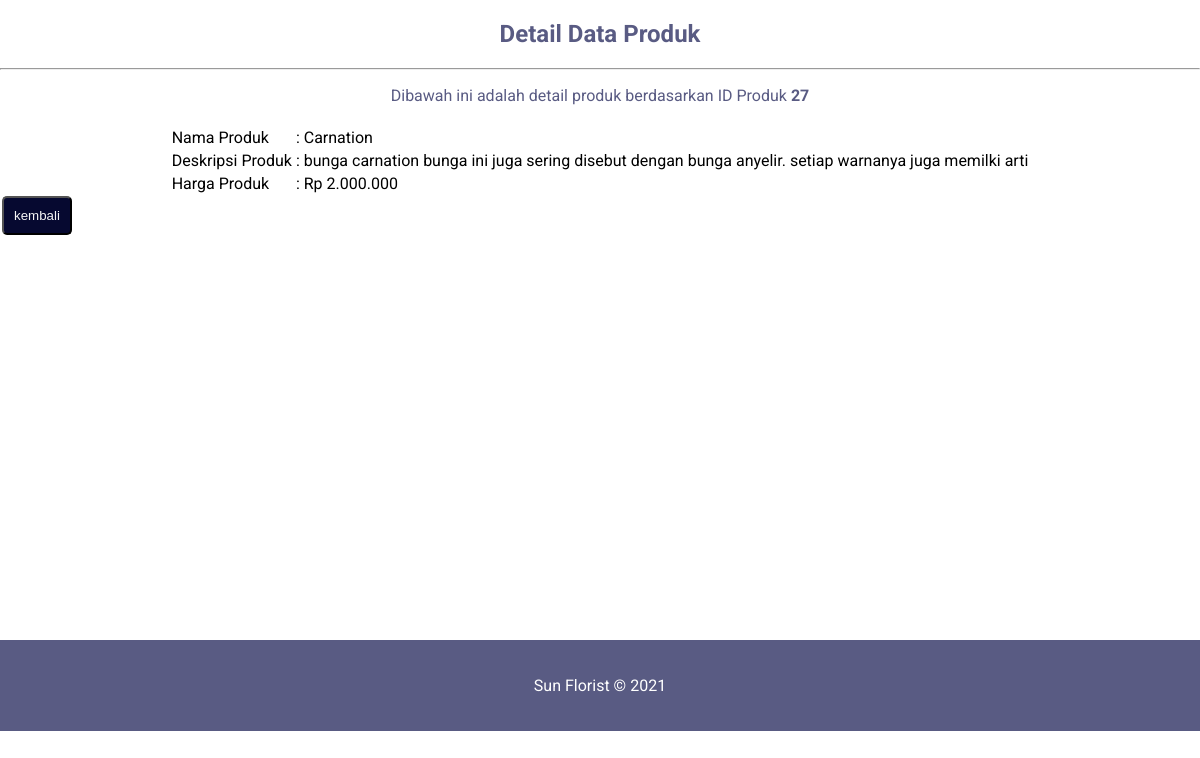
/view.php?id=27, run on the app's committed database.
### tables this page shows
CREATE TABLE `produk` (
  `id` int(11) NOT NULL,
  `nama_produk` varchar(50) NOT NULL,
  `harga` int(14) NOT NULL,
  `deskripsi` text NOT NULL
);

### view.php (the view, shortened to what this page needs)
<?php
    include('config.php');
    if(isset($_GET['id'])){
      $id = $_GET['id'];
    $query = mysqli_query($koneksi, "select * from produk where id = '$id'");
    $result = mysqli_fetch_array($query);
    }
?>
<!DOCTYPE html>
<html lang="en">
<head>
</head>
<body>
	<h2 class="judul">Detail Data Produk</h2>
	<hr>
	<p class="judul">Dibawah ini adalah detail produk berdasarkan ID Produk </i><b><?php echo $id?></b></p>
    <table>
        <tr>
            <td>Nama Produk</td>
            <td>: <?php echo $result['nama_produk']?> </td>
        </tr>
        <tr>
            <td>Deskripsi Produk</td>
            <td>: <?php echo $result['deskripsi']?> </td>
        </tr>
        <tr>
            <td>Harga Produk</td>
            <td>: Rp <?php  echo number_format($result['harga'],0,',','.');?> </td>
        </tr>
   </table>
   <button><a href="home.php">kembali</a></button>
<footer>
    <p>Sun Florist &#169; 2021</p>
</footer>
</body>
</html>

### view.php (style rules this page uses)
body { margin: 0; padding: 0; font-family: 'Roboto', sans-serif; }
.judul { color: #595B83; text-align: center; }
table { margin-top: 20px; margin-left:auto; margin-right:auto; }
button { background: #060930; padding-right: 10px; margin-left:2px; padding-left: 10px; padding-top: 10px; padding-bottom: 10px; border-radius: 5px; margin-bottom: 405px; }
a { color: #f5f5f5; text-decoration: none; }
footer { margin-top: 0px; background:#595B83; display: flex; align-items: center; justify-content: space-evenly; padding-top: 20px; padding-bottom: 20px; color: white; }

### data on the page
produk: nama_produk "Carnation", deskripsi "bunga carnation bunga ini juga sering disebut dengan bunga anyelir. setiap warnanya juga memilki arti", harga "2.000.000"

### other printed values
$id "27"
